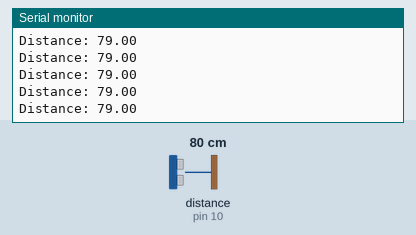
Bench run of a sketch on a simulated Arduino Uno, built with avr-gcc and run on an emulated ATmega328P. On the bench: the last lines printed to the serial monitor. Wiring (inferred from the names in the program): ultrasonic range finder: trigger pin 9; echo pin 10. Inputs (shaded band) come from the test bench; at power-on: distance to the obstacle (sensor on pin 10) 80 cm. The echo pulse lasts 58.3 µs per cm.

Above: at 1.2 s.
1.3 s: distance to the obstacle (sensor on pin 10) set to 2 cm
At 1.7 s:
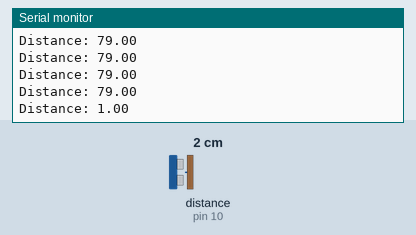
2.8 s: distance to the obstacle (sensor on pin 10) set to 35 cm
At 2.9 s:
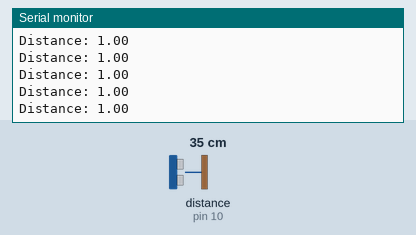
Timing chart, 0 to 5.8 s (numbered marks = the images above; inputs shaded):
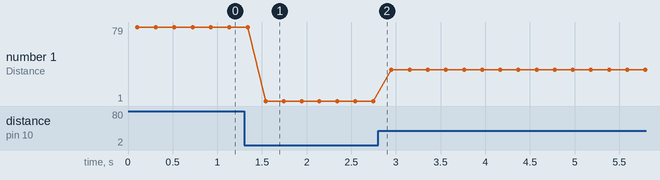

The sketch:

hc-test.ino
```cpp
const int trigPin = 9;
#define echoPin 10

float distance;

void setup() {
  pinMode(trigPin, OUTPUT);
  pinMode(echoPin, INPUT);
  Serial.begin(9600);
}

void loop() {
  distance = hc04(trigPin);
  Serial.print("Distance: ");
  Serial.println(distance);
  delay(100);
}

int hc04(int trigPin) {
  float duration, distance;
  digitalWrite(trigPin, LOW);
  delayMicroseconds(2);
  digitalWrite(trigPin, HIGH);
  delayMicroseconds(10);
  digitalWrite(trigPin, LOW);
  duration = pulseIn(echoPin, HIGH);
  distance = (duration*.0343)/2;
  delay(100);
  return distance;
}
```

Measured:
- after the input at 1.3 s, the serial monitor: prints a new line after 0.24 s (image 1)
- plotted number 1: 79 → 1 after the input at 1.3 s, 1 → 34 after the input at 2.8 s
